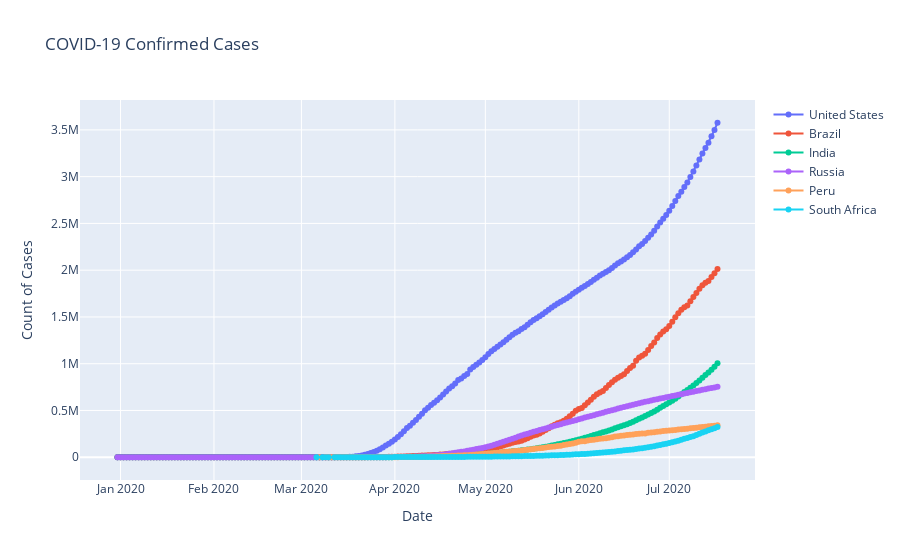

This figure's notebook cell:
### Markdown cell above
### Confirmed Cases Country comparision

### Code cell
def Plotter():
    # Create traces
    cntryLst = []
    for x in totalCases['Country'][1:7]:
        cntryLst.append(x)
    fig = go.Figure()
    for country in cntryLst:
        data = df[(df['location'] == country)]
        fig.add_trace(go.Scatter(x=data['date'], y=data['total_cases'], mode='lines+markers', name=country))
    # Edit the layout
    fig.update_layout(title=f"COVID-19 Confirmed Cases", xaxis_title='Date', yaxis_title='Count of Cases')
    fig.show()
Plotter()

### Figure 1 — Plotly figure (JSON) as saved in the notebook; plotly's stock layout.template omitted (floating-point values rounded to 4 significant figures; data arrays with more than 128 entries replaced by an {"elided": "..."} marker saying what was removed)
{"data": [{"mode": "lines+markers", "name": "United States", "type": "scatter", "x": {"elided": "200 str values"}, "y": {"elided": "200 int values"}}, {"mode": "lines+markers", "name": "Brazil", "type": "scatter", "x": {"elided": "200 str values"}, "y": {"elided": "200 int values"}}, {"mode": "lines+markers", "name": "India", "type": "scatter", "x": {"elided": "200 str values"}, "y": {"elided": "200 int values"}}, {"mode": "lines+markers", "name": "Russia", "type": "scatter", "x": {"elided": "200 str values"}, "y": {"elided": "200 int values"}}, {"mode": "lines+markers", "name": "Peru", "type": "scatter", "x": {"elided": "132 str values"}, "y": {"elided": "132 int values"}}, {"mode": "lines+markers", "name": "South Africa", "type": "scatter", "x": {"elided": "132 str values"}, "y": {"elided": "132 int values"}}], "layout": {"title": {"text": "COVID-19 Confirmed Cases"}, "xaxis": {"title": {"text": "Date"}}, "yaxis": {"title": {"text": "Count of Cases"}}}}
